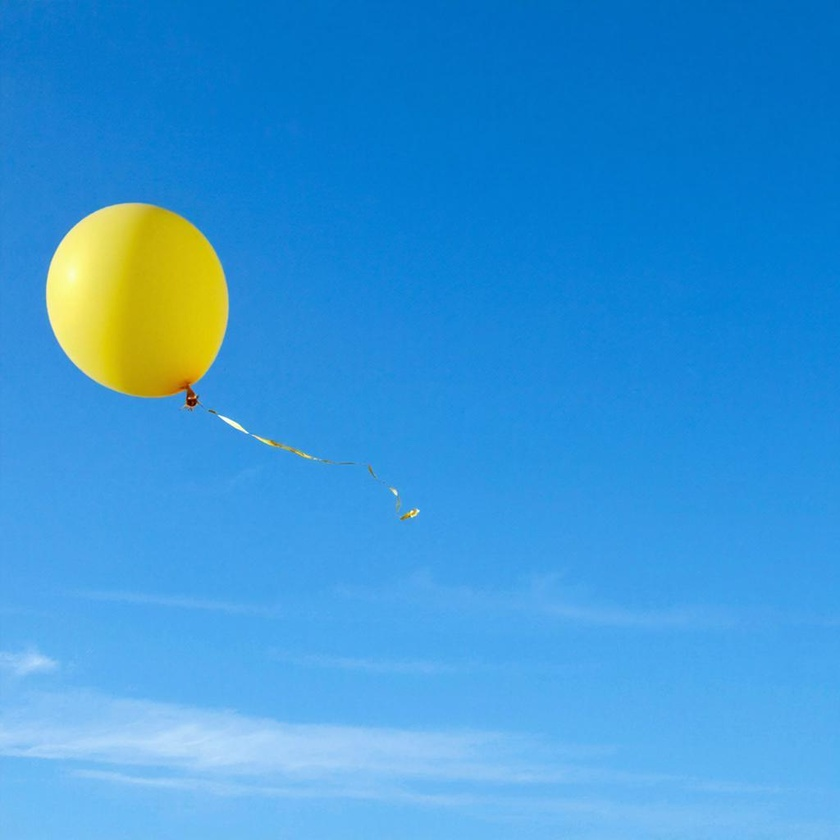
#> input picture images/orig/bloon_big.jpg, 840 x 840 px, shrunk from 1024 x 1024 before the run
$ jupyter execute 03-Simple-Transformations.ipynb
#> lines starting #> are read from the running program, lines starting #| are printed output that depends on the picture; after the words box and inside, x2 and y2 are one past the last pixel; in counts of white or black regions, pixels touching at a corner belong together
# __Простые трансформации__

[cell 1]
import numpy as np
import cv2
import matplotlib.pyplot as plt

[cell 2]
ORIG_PATH = './images/orig/'
NEW_PATH = './images/new/'

После пороговой фильтрации мы получаем бинарное изображение — но далеко не идеальное. На нём могут быть:
- мелкие шумы
- дырки внутри объектов
- неровные контуры
- разрывы в фигуре
- слипшиеся объекты

Морфология — это набор операций, которые позволяют дочистить изображение и привести бинарную картинку в надлежащий вид. Основа этих операций — свертка с маской, структурирующий элемент, который перемещается по изображению.

## __Структурирующий элемент__

В OpenCV ядро создаётся так:

`kernel = cv2.getStructuringElement(cv2.MORPH_RECT, (3, 3))`:

- `cv2.MORPH_RECT` — квадрат;
- `cv2.MORPH_ELLIPSE` — круг/овал;
- `cv2.MORPH_CROSS` — крест.

Размер ядра сильно влияет на результат (как для размытия) — 3×3 работает мягко, 7×7 уже заметно меняет форму объектов.

## __Эрозия__

Эрозия — операция минимума по ненулевой области ядра. Она уменьшает белые области.

Используется для:
- удаления небольших шумов;
- разрушения тонких перемычек между объектами;
- сужения контура.

`eroded = cv2.erode(image, kernel, iterations=1)` - `iterations` позволяет увеличить силу воздействия — каждое повторение съедает как минимум ещё один пиксель толщины.

## __Дилатацаия__

Дилатация — операция максимума по ненулевой области ядра.

Она расширяет белые области, делает контур толще, заполняет маленькие тёмные отверстия.

`dilated = cv2.dilate(image, kernel, iterations=1)`

Используется, когда нужно:
- "усилить", увеличить объект;
- заполнить дырки в маске;
- соединить разорванные части объекта.

## __Комбинированные трансформации__

## __Практика__

[cell 3]
bloon_bgr = cv2.imread(ORIG_PATH + "bloon_big.jpg")
#> bloon_bgr is the input picture: shape (840, 840, 3); mean B, G, R 216.9, 151.5, 57.7
bloon_hsv = cv2.cvtColor(bloon_bgr, cv2.COLOR_BGR2HSV)
#> bloon_hsv: shape (840, 840, 3); mean H, S, V 99.9, 199.9, 223.7

# HSV ranges:
# yellow
y_min = np.array([15, 50, 60], np.uint8)
y_max = np.array([50, 255, 255], np.uint8)

bloon_mask = cv2.inRange(bloon_hsv, y_min, y_max)
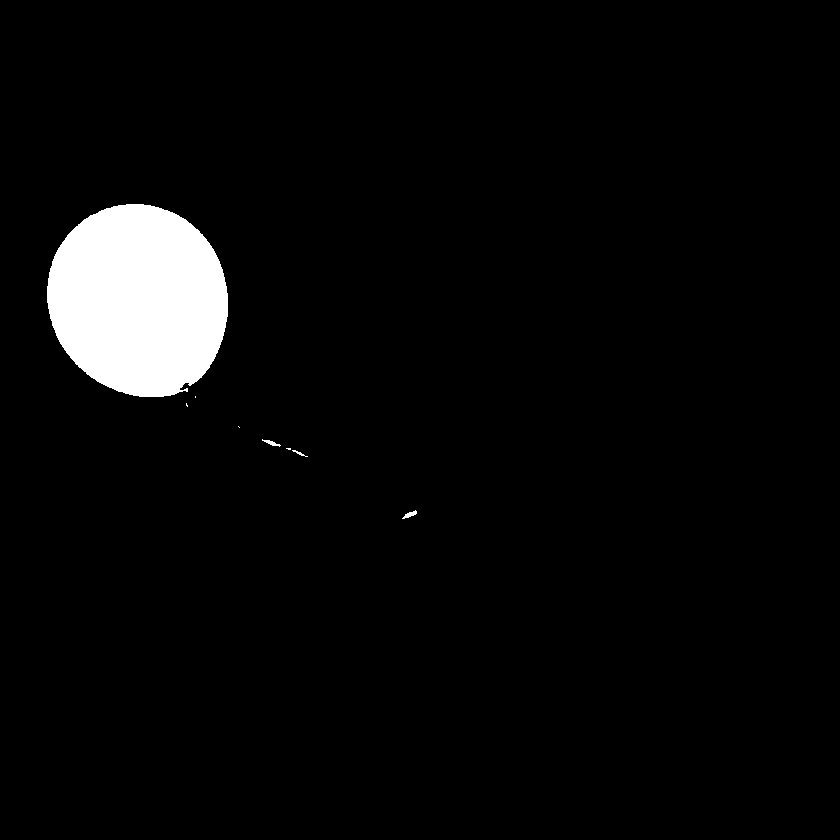
#> bloon_mask: shape (840, 840); 3.9% white; 8 white regions (4 under 20 px), largest, box (x1, y1, x2, y2) and area: (47, 204, 228, 397) 27495, (402, 510, 417, 519) 59, (262, 439, 281, 447) 55, (292, 450, 308, 457) 31

# [5 lines of commented-out code are left out]

kernel_open = cv2.getStructuringElement(cv2.MORPH_ELLIPSE, (7, 7))
opened = cv2.morphologyEx(bloon_mask, cv2.MORPH_OPEN, kernel_open, iterations=5)
#> opened: shape (840, 840); 3.9% white; 1 white region, box (x1, y1, x2, y2) and area: (47, 204, 228, 397) 27408

masked_image = cv2.bitwise_and(bloon_bgr, bloon_bgr, mask=opened)
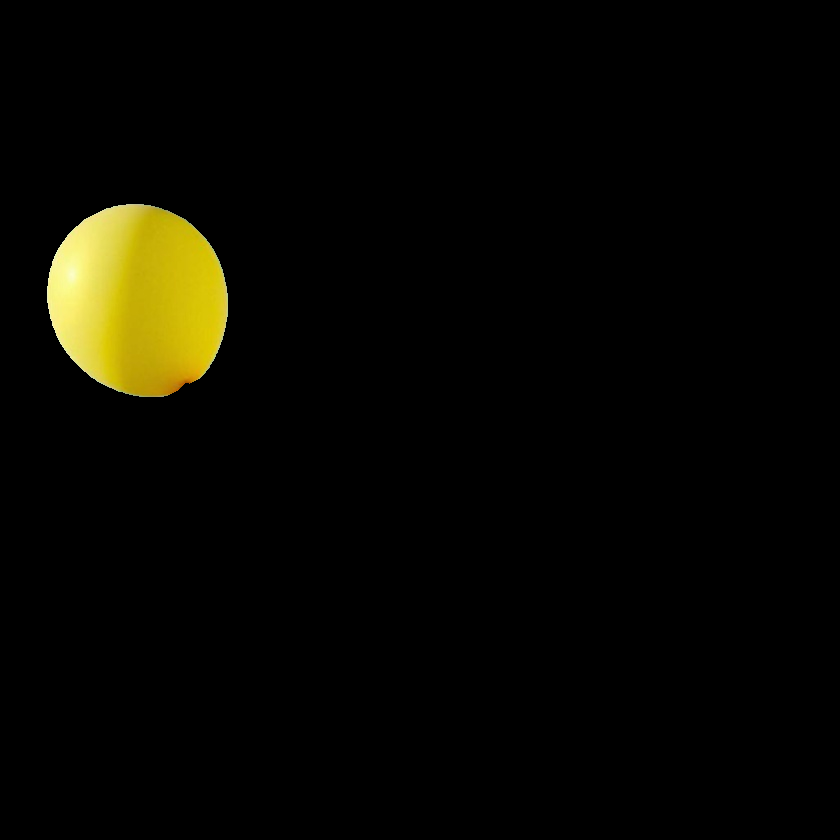
#> masked_image: shape (840, 840, 3); mean B, G, R 1.6, 7.6, 8.4


cv2.imshow("bloon mask", masked_image)
cv2.waitKey(0)

[cell 4]
mef_bgr = cv2.imread(ORIG_PATH + "mephedrone.jpg")
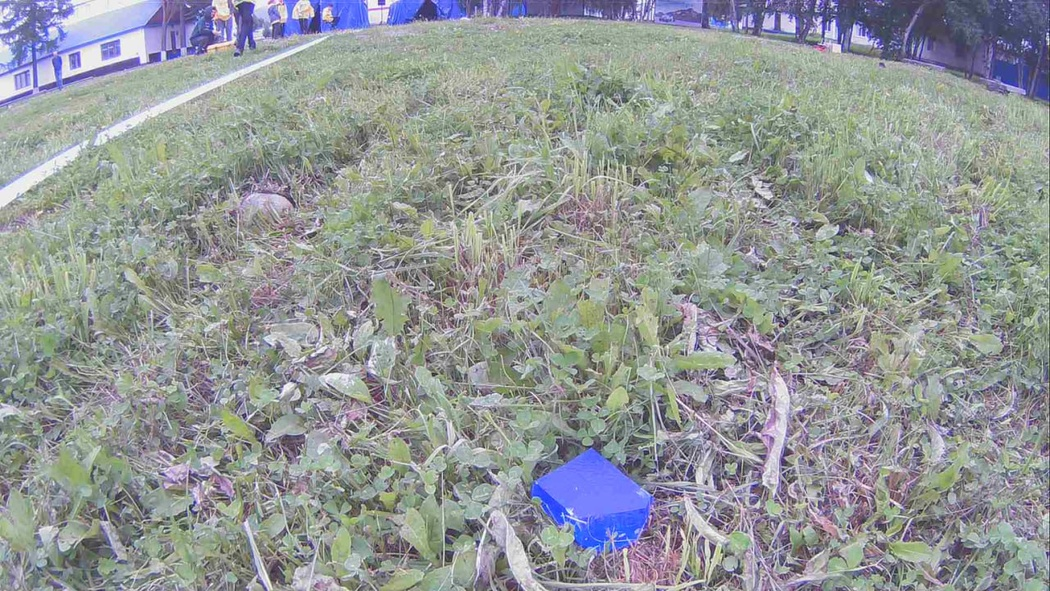
#> input picture images/orig/mephedrone.jpg, 1050 x 591 px, shrunk from 1280 x 720 before the run
#> mef_bgr is the input picture: shape (591, 1050, 3); mean B, G, R 151.3, 151.4, 146.8
mef_hsv = cv2.cvtColor(mef_bgr, cv2.COLOR_BGR2HSV)
#> mef_hsv: shape (591, 1050, 3); mean H, S, V 77.8, 32.5, 161.1

# HSV ranges:
# blue
y_min = np.array([110, 0, 0], np.uint8)
y_max = np.array([120, 255, 255], np.uint8)

mef_mask = cv2.inRange(mef_hsv, y_min, y_max)
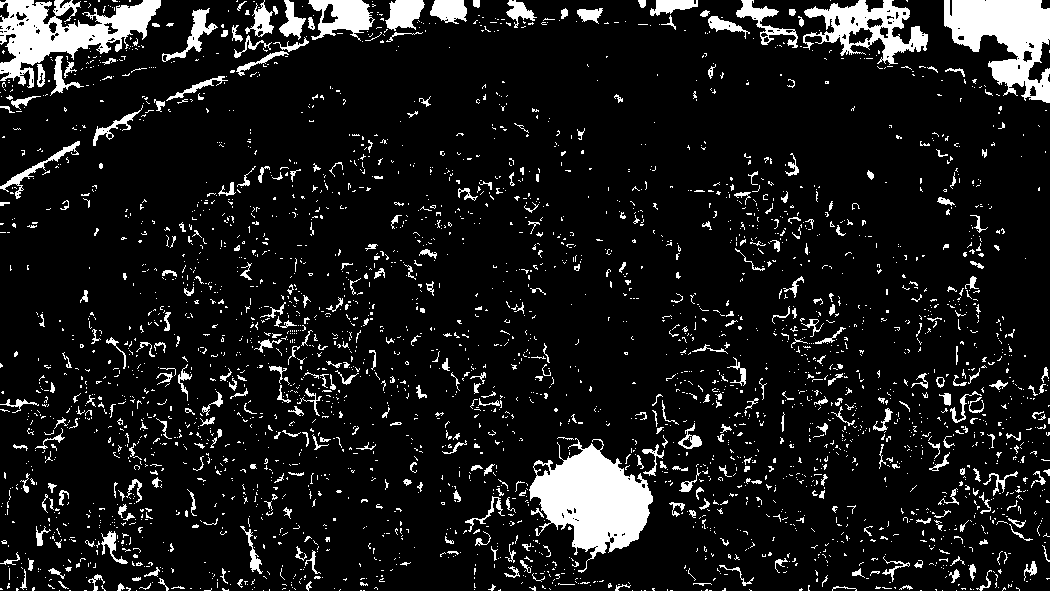
#> mef_mask: shape (591, 1050); 10.2% white; 3195 white regions (2788 under 20 px), largest, box (x1, y1, x2, y2) and area: (529, 438, 653, 573) 8494, (944, 0, 1050, 103) 6212, (0, 0, 161, 88) 6154

# [5 lines of commented-out code are left out]

kernel_open = cv2.getStructuringElement(cv2.MORPH_ELLIPSE, (5, 5))
opened = cv2.morphologyEx(mef_mask, cv2.MORPH_OPEN, kernel_open, iterations=3)
#> opened: shape (591, 1050); 3.3% white; 17 white regions, largest, box (x1, y1, x2, y2) and area: (530, 446, 652, 550) 7542, (944, 0, 1050, 55) 4201, (10, 23, 108, 65) 2195
opened[:200] = 0
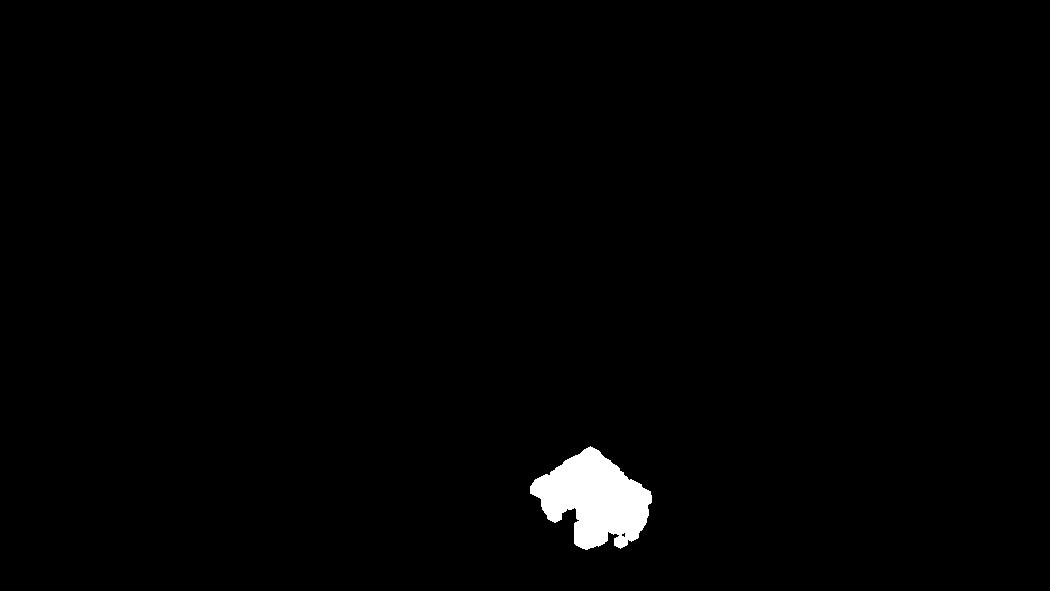
#> opened: shape (591, 1050); 1.2% white; 1 white region, box (x1, y1, x2, y2) and area: (530, 446, 652, 550) 7542

kernel_dilate = cv2.getStructuringElement(cv2.MORPH_ELLIPSE, (7, 7))
dilated = cv2.dilate(opened, kernel_dilate, iterations=7)
#> dilated: shape (591, 1050); 2.6% white; 1 white region, box (x1, y1, x2, y2) and area: (509, 425, 673, 571) 16225

masked_mef = cv2.bitwise_and(mef_bgr, mef_bgr, mask=dilated)
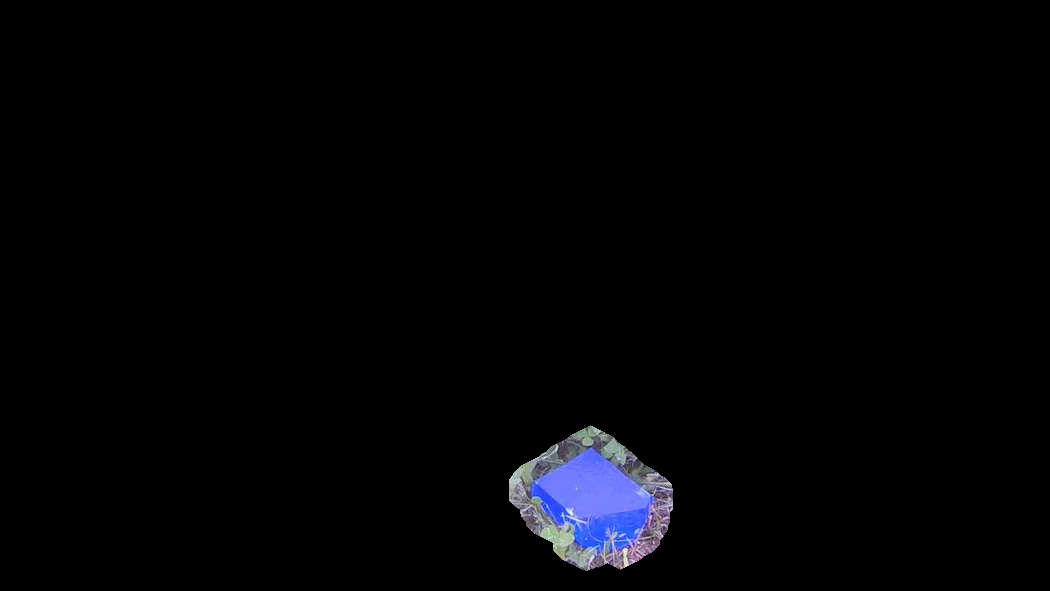
#> masked_mef: shape (591, 1050, 3); mean B, G, R 5, 3.3, 3


fig, ax = plt.subplots(2, 1, figsize=(10, 10))
ax[0].imshow(cv2.cvtColor(masked_mef, cv2.COLOR_BGR2RGB))
ax[0].set_title("Original mef")
ax[0].axis('off')
ax[1].imshow(cv2.cvtColor(dilated, cv2.COLOR_BGR2RGB))
ax[1].set_title("Mef Mask")
ax[1].axis('off')
plt.show()
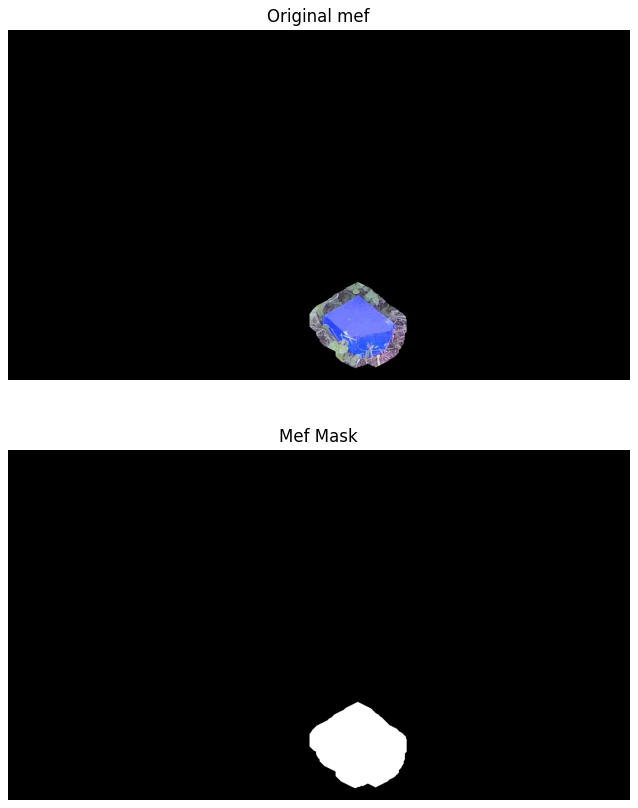
#> figure drawn by matplotlib, 2 panels
